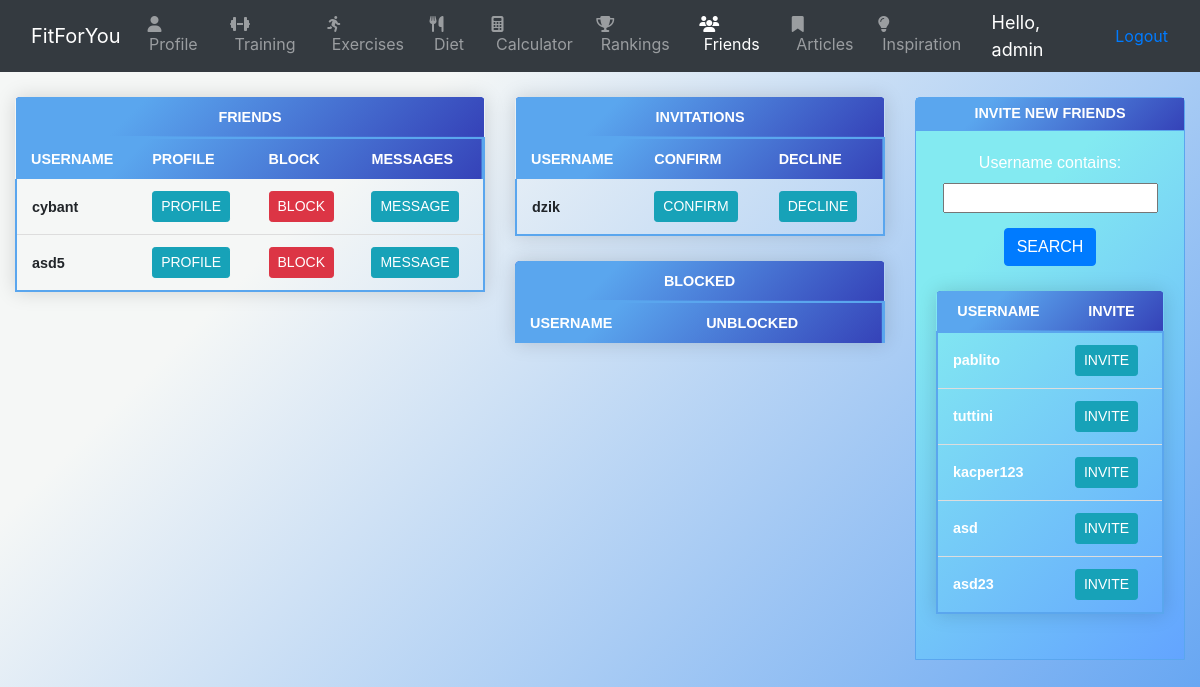
The app's page /friends (signed in) with its own data.
### Workout/models.py (models this page shows, shortened)
class Customer(models.Model):
    user = models.OneToOneField(User, on_delete=models.CASCADE, blank=True, null=True)
    username = models.CharField(max_length=50, null=True)
    name = models.CharField(max_length=50, null=True)
    surname = models.CharField(max_length=50, null=True)
    email = models.CharField(max_length=50, null=True)
    number = models.IntegerField(validators=[MinValueValidator(100000000), MaxValueValidator(999999999)],null=True)
    date_created = models.DateTimeField(auto_now_add=True, null=True)
    weight = models.IntegerField(validators=[MinValueValidator(10), MaxValueValidator(500)], null=True)
    height = models.IntegerField(validators=[MinValueValidator(100), MaxValueValidator(400)],null=True)
    image = models.ImageField(default = "profile.png" , blank=True, null=True);

### Workout/views.py (the view)
# urls.py: path('friends',views.friends, name='friends'),
@login_required(login_url='main')
def friends(request):
    customers = Customer.objects.all()
    relations = Relations.objects.all()
    loggredUsername = request.user.username
    actualFriends = []
    invitations = []
    blockedUsers = []
    myInvitations = []
    userToPossibileUnblock = []
    usedId = []
    everyId = []
    thisUser = customers.filter(username=loggredUsername)
    usedId.append(thisUser[0].id)
    for cybant in customers:
        everyId.append(cybant.id)
    for cybant in relations:
        if cybant.receiver.username == loggredUsername:
            if cybant.status == "friends":
                actualFriends.append(cybant.sender)
                usedId.append(cybant.sender.id)
            elif cybant.status == "blocked":
                blockedUsers.append(cybant.sender)
                usedId.append(cybant.sender.id)
            elif cybant.status == "invite":
                invitations.append(cybant.sender)
                usedId.append(cybant.sender.id)
        elif cybant.sender.username == loggredUsername:
            if cybant.status == "invite":
                blockedUsers.append(cybant.receiver)
                usedId.append(cybant.receiver.id)
            elif cybant.status == "declined":
                blockedUsers.append(cybant.receiver)
                usedId.append(cybant.receiver.id)
            elif cybant.status == "blocked":
                userToPossibileUnblock.append(cybant.receiver)
                usedId.append(cybant.receiver.id)
    idNewFriends = list(set(everyId) - set(usedId))
    newFriends = Customer.objects.filter(id__in=idNewFriends)
    myFilter = FriendFilter(request.GET, queryset=newFriends)
    newFriends = myFilter.qs
    context = {'actualFriends':actualFriends , 'invitations':invitations , 'newFriends':newFriends , 'userToPossibileUnblock' : userToPossibileUnblock , 'myFilter':myFilter}
    return render(request, 'Workout/friends.html',context)

### Workout/templates/Workout/friends.html (shortened to what this page needs)
<link rel="stylesheet" href="https://stackpath.bootstrapcdn.com/bootstrap/4.4.1/css/bootstrap.min.css"
>
<link rel="stylesheet" href="https://cdnjs.cloudflare.com/ajax/libs/font-awesome/4.7.0/css/font-awesome.min.css">
<nav class="navbar navbar-expand-lg navbar-dark bg-dark">
    <div class="container mx-auto">
        <a class="navbar-brand" href="{% url 'main' %}">FitForYou</a>
        <div class="collapse navbar-collapse" id="navbarSupportedContent">
            <div class="navbar-nav">
                <a class="nav-item nav-link" href="{% url 'profile' %}"><i class="fa fa-fw fa-user"></i>&nbsp;Profile
                    <a class="nav-item nav-link" href="{% url 'training' %}"><i
                            class="fas fa-dumbbell"></i>&nbsp;Training</a>
                    <a class="nav-item nav-link" href="{% url 'exercises'%}"><i
                            class="fas fa-running"></i>&nbsp;Exercises</a>
                    <span class="sr-only">(current)</span></a>
                <a class="nav-item nav-link" href="{% url 'diet' %}"><i class="fas fa-utensils"></i>&nbsp;Diet</a>
                <a class="nav-item nav-link" href="{% url 'calculator'%}"><i
                        class="fas fa-calculator"></i>&nbsp;Calculator</a>
                <a class="nav-item nav-link" href="{% url 'rankings'%}"><i class="fas fa-trophy"></i>&nbsp;Rankings</a>
                <a class="nav-item nav-link active" href="{% url 'friends'%}"><i
                        class="fas fa-users"></i>&nbsp;Friends</a>
                <a class="nav-item nav-link" href="{% url 'articles'%}"><i
                        class="fas fa-bookmark"></i>&nbsp;Articles</a>
                <a class="nav-item nav-link" href="{% url 'inspiration'%}"><i
                        class="fas fa-lightbulb"></i>&nbsp;Inspiration</a>
            </div>
        </div>
    </div>
    <span class="hello-msg">Hello, {{request.user}}</span>
    <span><a class="nav-item nav-link" href="{% url 'logout' %}"">Logout</a></span>
</nav>
<div class=" container-fluid text-center">
            <div class="row ">
                <div class="col-lg-5 mx-auto">
                    <table class="mytable">
                        <thead>
                            <tr>
                                <th colspan="4">
                                    Friends
                                </th>
                            </tr>
                            <tr>
                                <th> username </th>
                                <th> profile </th>
                                <th> block </th>
                                <th>messages</th>
                            </tr>
                        </thead>
                        <tbody>{% for i in actualFriends%}
                            <tr>
                                <td>{{i.username}}</td>
                                <td> <a class="btn btn-sm btn-info" href="{% url 'friendProfile' i.id%}">PROFILE</a>
                                </td>
                                <td> <a class="btn btn-sm btn-danger" href="{% url 'friendBlock' i.id%}">BLOCK</a> </td>
                                <td> <a class="btn btn-sm btn-info" href="{% url 'makeMessages' i.id%}">MESSAGE</a>
                                </td>
                            </tr>
                            {% endfor %}
                        </tbody>
                    </table>
                </div>
                <div class="col-lg-4 mx-auto">
                    <table class="mytable">
                        <thead>
                            <tr>
                                <th colspan="3">Invitations</th>
                            </tr>
                            <tr>
                                <th> username </th>
                                <th> confirm </th>
                                <th> decline </th>
                            </tr>
                        </thead>
                        <tbody>{% for i in invitations%}
                            <tr>
                                <td>{{i.username}}</td>
                                <td> <a class="btn btn-sm btn-info" href="{% url 'friendConfirm' i.id%}">CONFIRM</a>
                                </td>
                                <td> <a class="btn btn-sm btn-info" href="{% url 'friendDecline' i.id%}">DECLINE</a>
                                </td>
                            </tr>
                            {% endfor %}
                        </tbody>
                    </table>
                    <table class="mytable">
                        <thead>
                            <tr>
                                <th colspan="3">BLOCKED</th>
                            </tr>
                            <tr>
                                <th> username </th>
                                <th> unblocked </th>
                            </tr>
                        </thead>
                    </table>
                </div>
                <div class="col-lg-3 mx-auto" >
                    <div class="invite_friends">
                        <div class="invite_friends_header text-center">
                            Invite new friends
                        </div>
                        <div class="card-body">
                            <form method="GET">
                                {{myFilter.form}}
                                <button class="btn btn-primary" type="submit" style="margin-top: 15px;">SEARCH</button>
                            </form>
                            <table class="mytable" style="color: white;">
                                <thead>
                                    <tr>
                                        <th> username </th>
                                        <th> invite </th>
                                    </tr>
                                </thead>
                                <tbody>
                                    {% for i in newFriends%}
                                    <tr>
                                        <td>{{i.username}}</td>
                                        <td> <a class="btn btn-sm btn-info"
                                                href="{% url 'friendInvite' i.id%}">INVITE</a> </td>
                                    </tr>
                                    {% endfor %}
                                </tbody>
                            </table>
                        </div>
                    </div>
                </div>
            </div>
            </div>

### Workout/templates/Workout/friends.html (style rules this page uses)
.hello-msg { font-size: 18px; color: white; margin-right: 20px; }
.mytable { border-collapse: collapse; margin: 25px 0; font-size: 0.9em; font-family: sans-serif; box-shadow: 0 0 20px rgba(0, 0, 0, 0.15); width: 100%; border-radius: 5px 5px 0 0; overflow: hidden; }
.mytable thead tr { background-color: #3542b8; background-image: linear-gradient(315deg, #3542b8 0%, #5aa6ee 74%); color: #ffffff; text-align: left; text-transform: uppercase; }
.mytable thead tr:nth-of-type(2) { border-right: 2px solid #5aa6ee; }
.mytable th, .mytable td { padding: 12px 15px; font-weight: bold; }
.mytable tbody { border-right: 2px solid #5aa6ee; border-left: 2px solid #5aa6ee }
.mytable tbody tr { border-bottom: 1px solid #dddddd; }
.mytable tbody tr:last-of-type { border-bottom: 2px solid #5aa6ee; }
.mytable thead tr:first-of-type { text-align: center; border-bottom: 2px solid #5aa6ee; background-color: rgb(49, 87, 214); }
.invite_friends { margin: 25px 0; border: 1px solid #5aa6ee; border-radius: 5px 5px 0 0; font-family: sans-serif; background-color: #63a4ff; background-image: linear-gradient(315deg, #63a4ff 0%, #83eaf1 74%); color: white; }
.invite_friends_header { border-bottom: 1px solid #5aa6ee; padding: 5px; background-color: #3542b8; background-image: linear-gradient(315deg, #3542b8 0%, #5aa6ee 74%); color: white; text-transform: uppercase; font-size: 0.9em; font-weight: bold; }

### records on screen
Customer: username "cybant"
Customer: username "asd5"
Customer: username "dzik"
Customer: username "pablito"
Customer: username "tuttini"
Customer: username "kacper123"
Customer: username "asd"
Customer: username "asd23"

### other values on screen
{{ request.user }} "admin"
